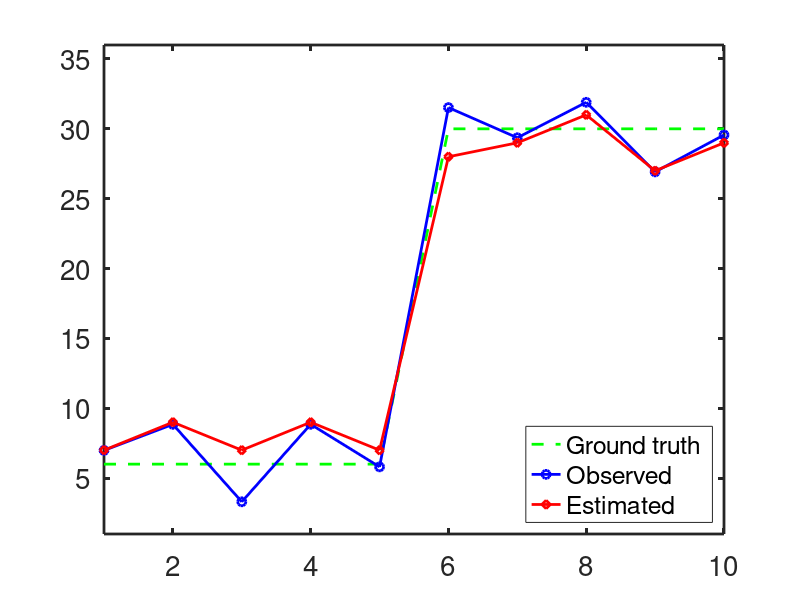

Source code (MATLAB): (Note: this script raises an error after producing the figure.)
% Demo for chain-based message passing
% Boston Univeristy
% For the students in CS 542 Machine Learning

%-----------------------------------------------------------------------------------------
% 0. Set the parameter numbers
%-----------------------------------------------------------------------------------------
% the number of nodes
N = 10;

% the number of states
K = 36;

% the coefficients for data term
lambda_data = 0.04;

% the coefficients for the smoothness term
lambda_smooth= 0.04;

% the potential function
mPotentialFunc = 'L1';

%-----------------------------------------------------------------------------------------
% 1. Setup the potential function
%-----------------------------------------------------------------------------------------
% data is the observed random value
if exist('data','var')~=1
    y = [repmat(6,[1,N/2]), repmat(30,[1,N/2])];
    data = y + randn(1,N)*2;
end

% define uniary potentials
switch mPotentialFunc
    case 'L2'
        P = -lambda_data * (repmat(data,[K,1]) - repmat((1:K)',[1,N])).^2;
    case 'L1'
        P = -lambda_data * abs(repmat(data,[K,1]) - repmat((1:K)',[1,N]));
end

foo = repmat(1:K,[K,1]);
Dist = abs(foo - foo');
% define pair-wise potentials
for i = 1:N-1
    switch mPotentialFunc
        case 'L2'
            Psi{i} = -lambda_smooth*Dist.^2;
        case 'L1'
            Psi{i} = -lambda_smooth*Dist;
    end
    %Psi{i} = -lambda_smooth*min(abs(foo-foo'),10);
end

% compose the potentials
for i = 1:N-1
    Psi{i} = repmat(P(:,i),[1,K]) + Psi{i};
end
Psi{N-1} = repmat(P(:,N)',[K, 1]) + Psi{N-1};

%-----------------------------------------------------------------------------------------
% 2. Message passing
%-----------------------------------------------------------------------------------------
% forward and backward messages
fm = cell(1,N-1);
bm = cell(1,N-1);
for i = 1:N
    fm{i} = zeros(1,K);
    bm{i} = zeros(1,K)';
end

% energy
fm{1} = log(sum(exp(Psi{1}),1));
bm{N} = log(sum(exp(Psi{N-1}),2));

fm0 = fm;
bm0 = bm;
% loop; for a chain 1 time is ok, but multiple times are requires for a loopy graph
for k = 1:1
    % forward message passing
    for i = 2:N-1
        fm{i} = log(sum(exp(repmat(fm0{i-1}',[1,K]) + Psi{i}),1));
        fm{i} = fm{i} - min(fm{i});
    end
    % backward message passing
    for i = N-1:-1:2
        bm{i} = log(sum(exp(repmat(bm0{i+1}',[K,1]) + Psi{i-1}),2));
        bm{i} = bm{i} - min(bm{i});
    end
    fm0 = fm;
    bm0 = bm;
end

%-----------------------------------------------------------------------------------------
% 3. Compute marginals
%-----------------------------------------------------------------------------------------
marginal = cell(1,N);
for i = 1:N
    marginal{i} = zeros(1,K);
end
for i = 1:N
    if i >1
        marginal{i} = marginal{i} + fm{i-1};
    end
    if i<N
        marginal{i} = marginal{i} + bm{i+1}';
    end
    marginal{i} = exp(marginal{i} - min(marginal{i}));
    % normalize the marginal
    marginal{i} = marginal{i}/sum(marginal{i});
end

Marginals = zeros(K,N);
DataOnly = zeros(K,N);
for i = 1:N
    Marginals(:,i) = marginal{i}';
    DataOnly(:,i) = exp(P(:,i));
    DataOnly(:,i) = DataOnly(:,i) / sum(DataOnly(:,i));
end

%-----------------------------------------------------------------------------------------
% 4. Output results
%-----------------------------------------------------------------------------------------
subfolder = 'pdf0';
if exist(subfolder,'dir')~=7
    mkdir(subfolder);
end
% save histogram
% for i = 1:N
%     saveHHistogram(fullfile(subfolder,['initial_' num2str(i) '.pdf']),DataOnly(:,i),'b');
%     saveHHistogram(fullfile(subfolder,['marginal_' num2str(i) '.pdf']),Marginals(:,i),'r');
% end

% get the expectation of each point
for i = 1:N
    % expectation
    % idx(i) = sum((1:K).*marginal{i});
    % maximum
    [~,idx(i)] = max(marginal{i});
end
figure;plot(y,'g--','LineWidth',2);hold on;plot(data,'b-o','LineWidth',2);plot(idx,'r-d','LineWidth',2);
set(gca,'FontSize',20,'LineWidth',2);
xlim([1,N]);
ylim([1,K]);
legend('Ground truth','Observed','Estimated','Location','SouthEast');
saveTightFigure(gcf,fullfile(subfolder,'Denoising.pdf'));
